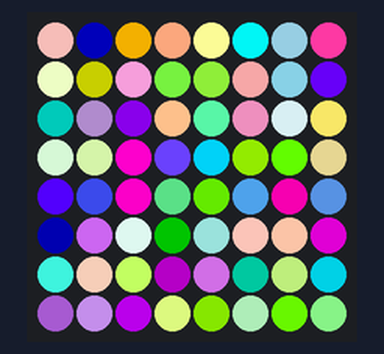
Bench run of a program on a simulated Raspberry Pi (BCM pin numbers) with a Sense HAT. Parts: the Sense HAT's 8×8 RGB LED matrix. Random numbers come from a fixed seed; what the program prints to the terminal is not drawn.

Above: at 0.45 s.
At 3.15 s:
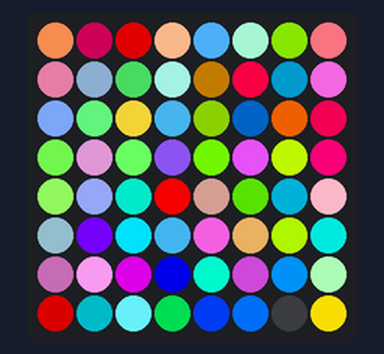
At 5.85 s:
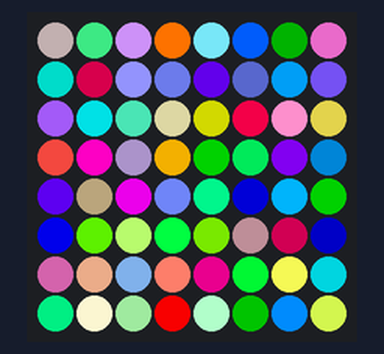
At 11.25 s:
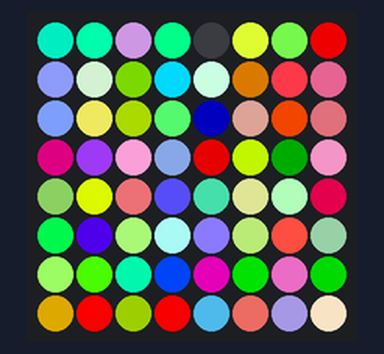
At 16.35 s:
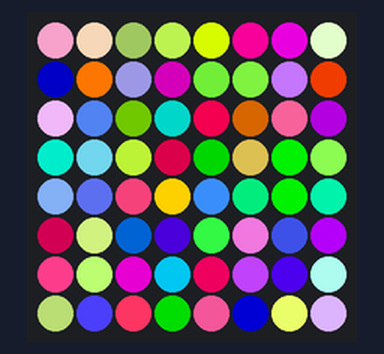
At 21.75 s:
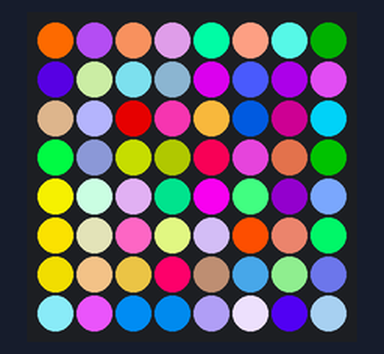

The program:

random_sparkles_sense.py
```python
#!/usr/bin/env python

from random import randint

from sense_hat import SenseHat

sense = SenseHat()
sense.set_rotation(180)
sense.low_light = False


print("""Random Sparkles

Displays random, colorful sparkles.

If you're using a Unicorn HAT and only half the screen lights up,
edit this example and  change 'unicorn.AUTO' to 'unicorn.HAT' below.
""")

width = 8
height = 8

while True:
    x = randint(0, (width-1))
    y = randint(0, (height-1))
    r = randint(0, 255)
    g = randint(0, 255)
    b = randint(0, 255)
    sense.set_pixel(x, y, r, g, b)
```
